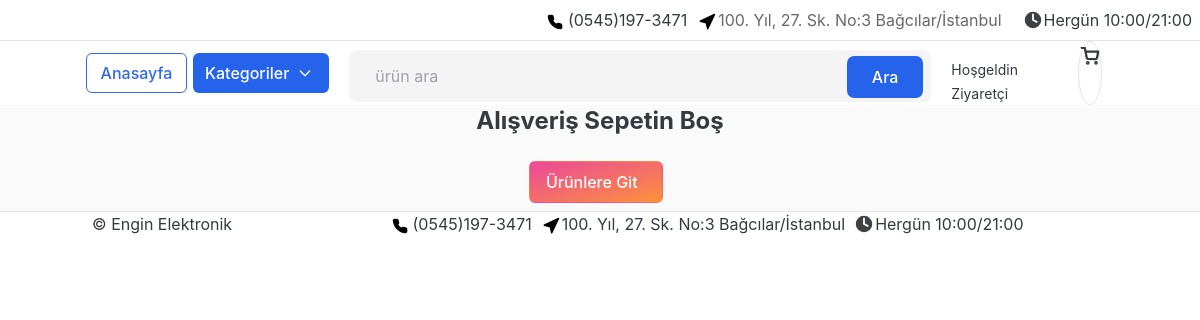
Page /cart/ on the committed database.
### category/models.py (models this page shows, shortened)
class Setting(models.Model):
    title         = models.CharField(max_length=50, blank=True)
    keywords      = models.CharField(max_length=400, blank=True)
    description   = models.CharField(max_length=350, blank=True)
    telefon       = models.CharField(max_length=50, blank=True)
    adres         = models.CharField(max_length=50, blank=True)
    saat          = models.CharField(max_length=50, blank=True)
    copy          = models.CharField(max_length=50, blank=True)

### carts/views.py (the view)
# urls.py: path("", views.cart, name="cart"),
def cart(request, total=0, quantity=0, cart_items=None):
    try:
        if request.user.is_authenticated:
            cart_items = CartItem.objects.filter(user=request.user, is_active=True)
        else:
            cart = Cart.objects.get(cart_id=_cart_id(request))
            cart_items = CartItem.objects.filter(cart=cart, is_active=True)
        for cart_item in cart_items:
            total += (cart_item.product.price * cart_item.quantity)
            quantity += cart_item.quantity
    except ObjectDoesNotExist:
        pass #nesne yoksa yoksay
    context = {
        "total"      : total,
        "quantity"   : quantity,
        "cart_items" : cart_items,
    }
    return render(request, "store/cart.html", context)

### carts/context_processors.py (called while the page is built)
def counter(request):
    cart_count=0
    if "admin" in request.path:
        return {}
    else:
        try:
            cart = Cart.objects.filter(cart_id=_cart_id(request))
            if request.user.is_authenticated:
                cart_items = CartItem.objects.all().filter(user=request.user)
            else:
                cart_items = CartItem.objects.all().filter(cart=cart[:1])
            for cart_item in cart_items:
                cart_count += cart_item.quantity
        except Cart.DoesNotExist:
            cart_count=0
    return dict(cart_count=cart_count)

### carts/views.py (called while the page is built)
def _cart_id(request):
    cart = request.session.session_key
    if not cart:
        cart = request.session.create()
    return cart

### category/context_processors.py (called while the page is built)
def menu_links(request):
    links = Category.objects.all()
    ayarlar = Setting.objects.all()
    return dict(links=links, ayarlar=ayarlar)

def context(request):
    context = {
    'CANONICAL_PATH': request.build_absolute_uri(request.path),
    }
    return context

### category/models.py (called while the page is built)
    def get_url(self):
        return reverse("products_by_category", args=[self.slug])

### templates/store/cart.html (shortened to what this page needs)
{% extends "base.html" %}
{% load static %}
{% block content %}
<section class="section-content padding-y bg-zinc-50">
<div class="container">
{% if not cart_items %}
<h3 class="text-center  text-2xl font-bold"> Alışveriş Sepetin Boş</h3>
<br>
<div class="text-center">
	<a href="{% url 'home' %}" class="btn text-white bg-gradient-to-br from-pink-500 to-orange-400 hover:bg-gradient-to-bl focus:ring-4 focus:outline-none focus:ring-pink-200 dark:focus:ring-pink-800 px-3 py-2 text-center mr-2 mb-2">Ürünlere Git&nbsp;&nbsp;</a>
	</div>
{% endif %}
</div>
</section>
{% endblock %}

### templates/includes/navbar.html (shortened to what this page needs)
{% load static %}
<header class="section-header">
<nav class="navbar p-md-0 navbar-expand-sm navbar-light border-bottom pl-1 flex">
  <div class="navbar-collapse mx-auto justify-end">
{% for ayarlar in ayarlar %}
  <span>
      <a href="https://wa.me/905451973471" target="_blank"> {{ ayarlar.telefon }}</a>&nbsp;&nbsp;</span>
    <a class="nav-link pl-0" href="https://yandex.com.tr/harita/org/engin_elektronik_tv_hastanesi/233111245126/?ll=28.854444%2C41.060329&z=16" target="_blank">
      <svg viewBox="0 0 24 24" width="22" height="18" stroke="black" stroke-width="2" fill="none" stroke-linecap="round" stroke-linejoin="round" class="css-i6dzq1 inline fill-black"><polygon points="3 11 22 2 13 21 11 13 3 11"></polygon></svg>{{ ayarlar.adres }}</a>
      <span class="mr-2 ml-1"><svg viewBox="0 0 24 24" width="22" height="22" stroke="white" stroke-width="2" fill="none" stroke-linecap="round" stroke-linejoin="round" class="css-i6dzq1 inline fill-zinc-700 -mt-1"><circle cx="12" cy="12" r="10"></circle><polyline points="12 6 12 12 16 14"></polyline></svg>{{ ayarlar.saat }}</span>
{% endfor %}
  </div>
</nav>
<section class="header-main border-bottom border-0">
  <div class="container flex-row">
<div class="row align-items-center">
  <div class="flex justify-center col-lg col-sm col-md col-4 flex-grow-0">
    <div class="category-wrap dropdown d-inline-block float-right">
<a href="{% url 'home' %}" class="btn btn-outline-primary hover:bg-blue-600 -ml-3">Anasayfa</a>
    </div>
  </div>
<div class="pl-0 col-lg col-sm col-md col-8 flex-grow-0">
    <button id="dropdownDefault" data-toggle="dropdown"  class="text-white bg-blue-600 hover:bg-blue-700  focus:outline-none font-medium rounded  px-3 py-2  inline-flex items-center -ml-1" type="button">
      <span class="-ml-1">Kategoriler</span>
      <svg class="ml-2 w-4 h-4" aria-hidden="true" fill="none" stroke="currentColor" viewBox="0 0 24 24" xmlns="http://www.w3.org/2000/svg">
      <path stroke-linecap="round" stroke-linejoin="round" stroke-width="2" d="M19 9l-7 7-7-7"></path></svg>
    </button>
  </div>
  <div class="col-lg  col-md-6 col-sm-12 col">
    <form action="{% url 'search' %}" class="search" method="GET">
      <div class="input-group">
          <input type="search" autocomplete="off" class="form-control p-4 hover:bg-white rounded-lg focus:dark:placeholder-white/50 font-normal text-md bg-zinc-100 dark:bg-zinc-800  focus:bg-white focus:dark:bg-zinc-700 border-2 border-zinc-100 dark:!border-zinc-800  placeholder-zinc-400 dark:placeholder-zinc-600 text-black dark:text-white focus:shadow-lg focus:shadow-zinc-300 focus:dark:shadow-black/20 focus:dark:!border-zinc-600 focus:border-zinc-100" placeholder="ürün ara" name="keyword" id="anahtar">
          <div class="relative">
        <button type="submit" class="btn absolute z-10 rounded-lg px-4 py-2 bg-blue-600 hover:bg-blue-700 text-white  right-2 bottom-1" aria-label="arama butonu">Ara</button>
        </div>
      </div>
    </form>
  </div>
  <div class="col-lg-2 col-sm-6 col-8 order-2 order-lg-3">
        <div class="d-flex justify-content-end mb-3 mb-lg-0">
          {% if user.id is None %}
          <div class="widget-header mt-3">
            <small class="text-sm">Hoşgeldin Ziyaretçi</small>
          </div>
          {% endif %}
            <div class="icon icon-sm rounded-circle border ml-1">
            </div>
        </div>
      </div>
</div>
  </div>
</section>
</header>

### templates/includes/footer.html (shortened to what this page needs)
{% load static %}
<footer class="section-footer border-top">
	<div class="container">
		<section class="footer-bottom row flex">
			<div class="col-md-3 pl-0 mr-10">
				{% for ayarlar in ayarlar %}
				<span class="ml-1">{{ ayarlar.copy }}</span>
			</div>
				<span class="ml-2">
					<a href="https://wa.me/905451973471" target="_blank"> {{ ayarlar.telefon }}</a></span>
					<a class="ml-2" href="https://yandex.com.tr/harita/org/engin_elektronik_tv_hastanesi/233111245126/?ll=28.854444%2C41.060329&z=16" target="_blank">
					<svg viewBox="0 0 24 24" width="22" height="18" stroke="black" stroke-width="2" fill="none" stroke-linecap="round" stroke-linejoin="round" class="css-i6dzq1 inline fill-black"><polygon points="3 11 22 2 13 21 11 13 3 11"></polygon></svg>{{ayarlar.adres}}</a>
					<span class="mr-2 ml-2"><svg viewBox="0 0 24 24" width="22" height="22" stroke="white" stroke-width="2" fill="none" stroke-linecap="round" stroke-linejoin="round" class="css-i6dzq1 inline fill-zinc-700 -mt-1"><circle cx="12" cy="12" r="10"></circle><polyline points="12 6 12 12 16 14"></polyline></svg>{{ ayarlar.saat }}</span>
					{% endfor %}
		</section>
	</div>
</footer>
</body>
</html>

### rows in the picture
Setting: telefon "(0545)197-3471", adres "100. Yıl, 27. Sk. No:3 Bağcılar/İstanbul", saat "Hergün 10:00/21:00", copy "© Engin Elektronik"
